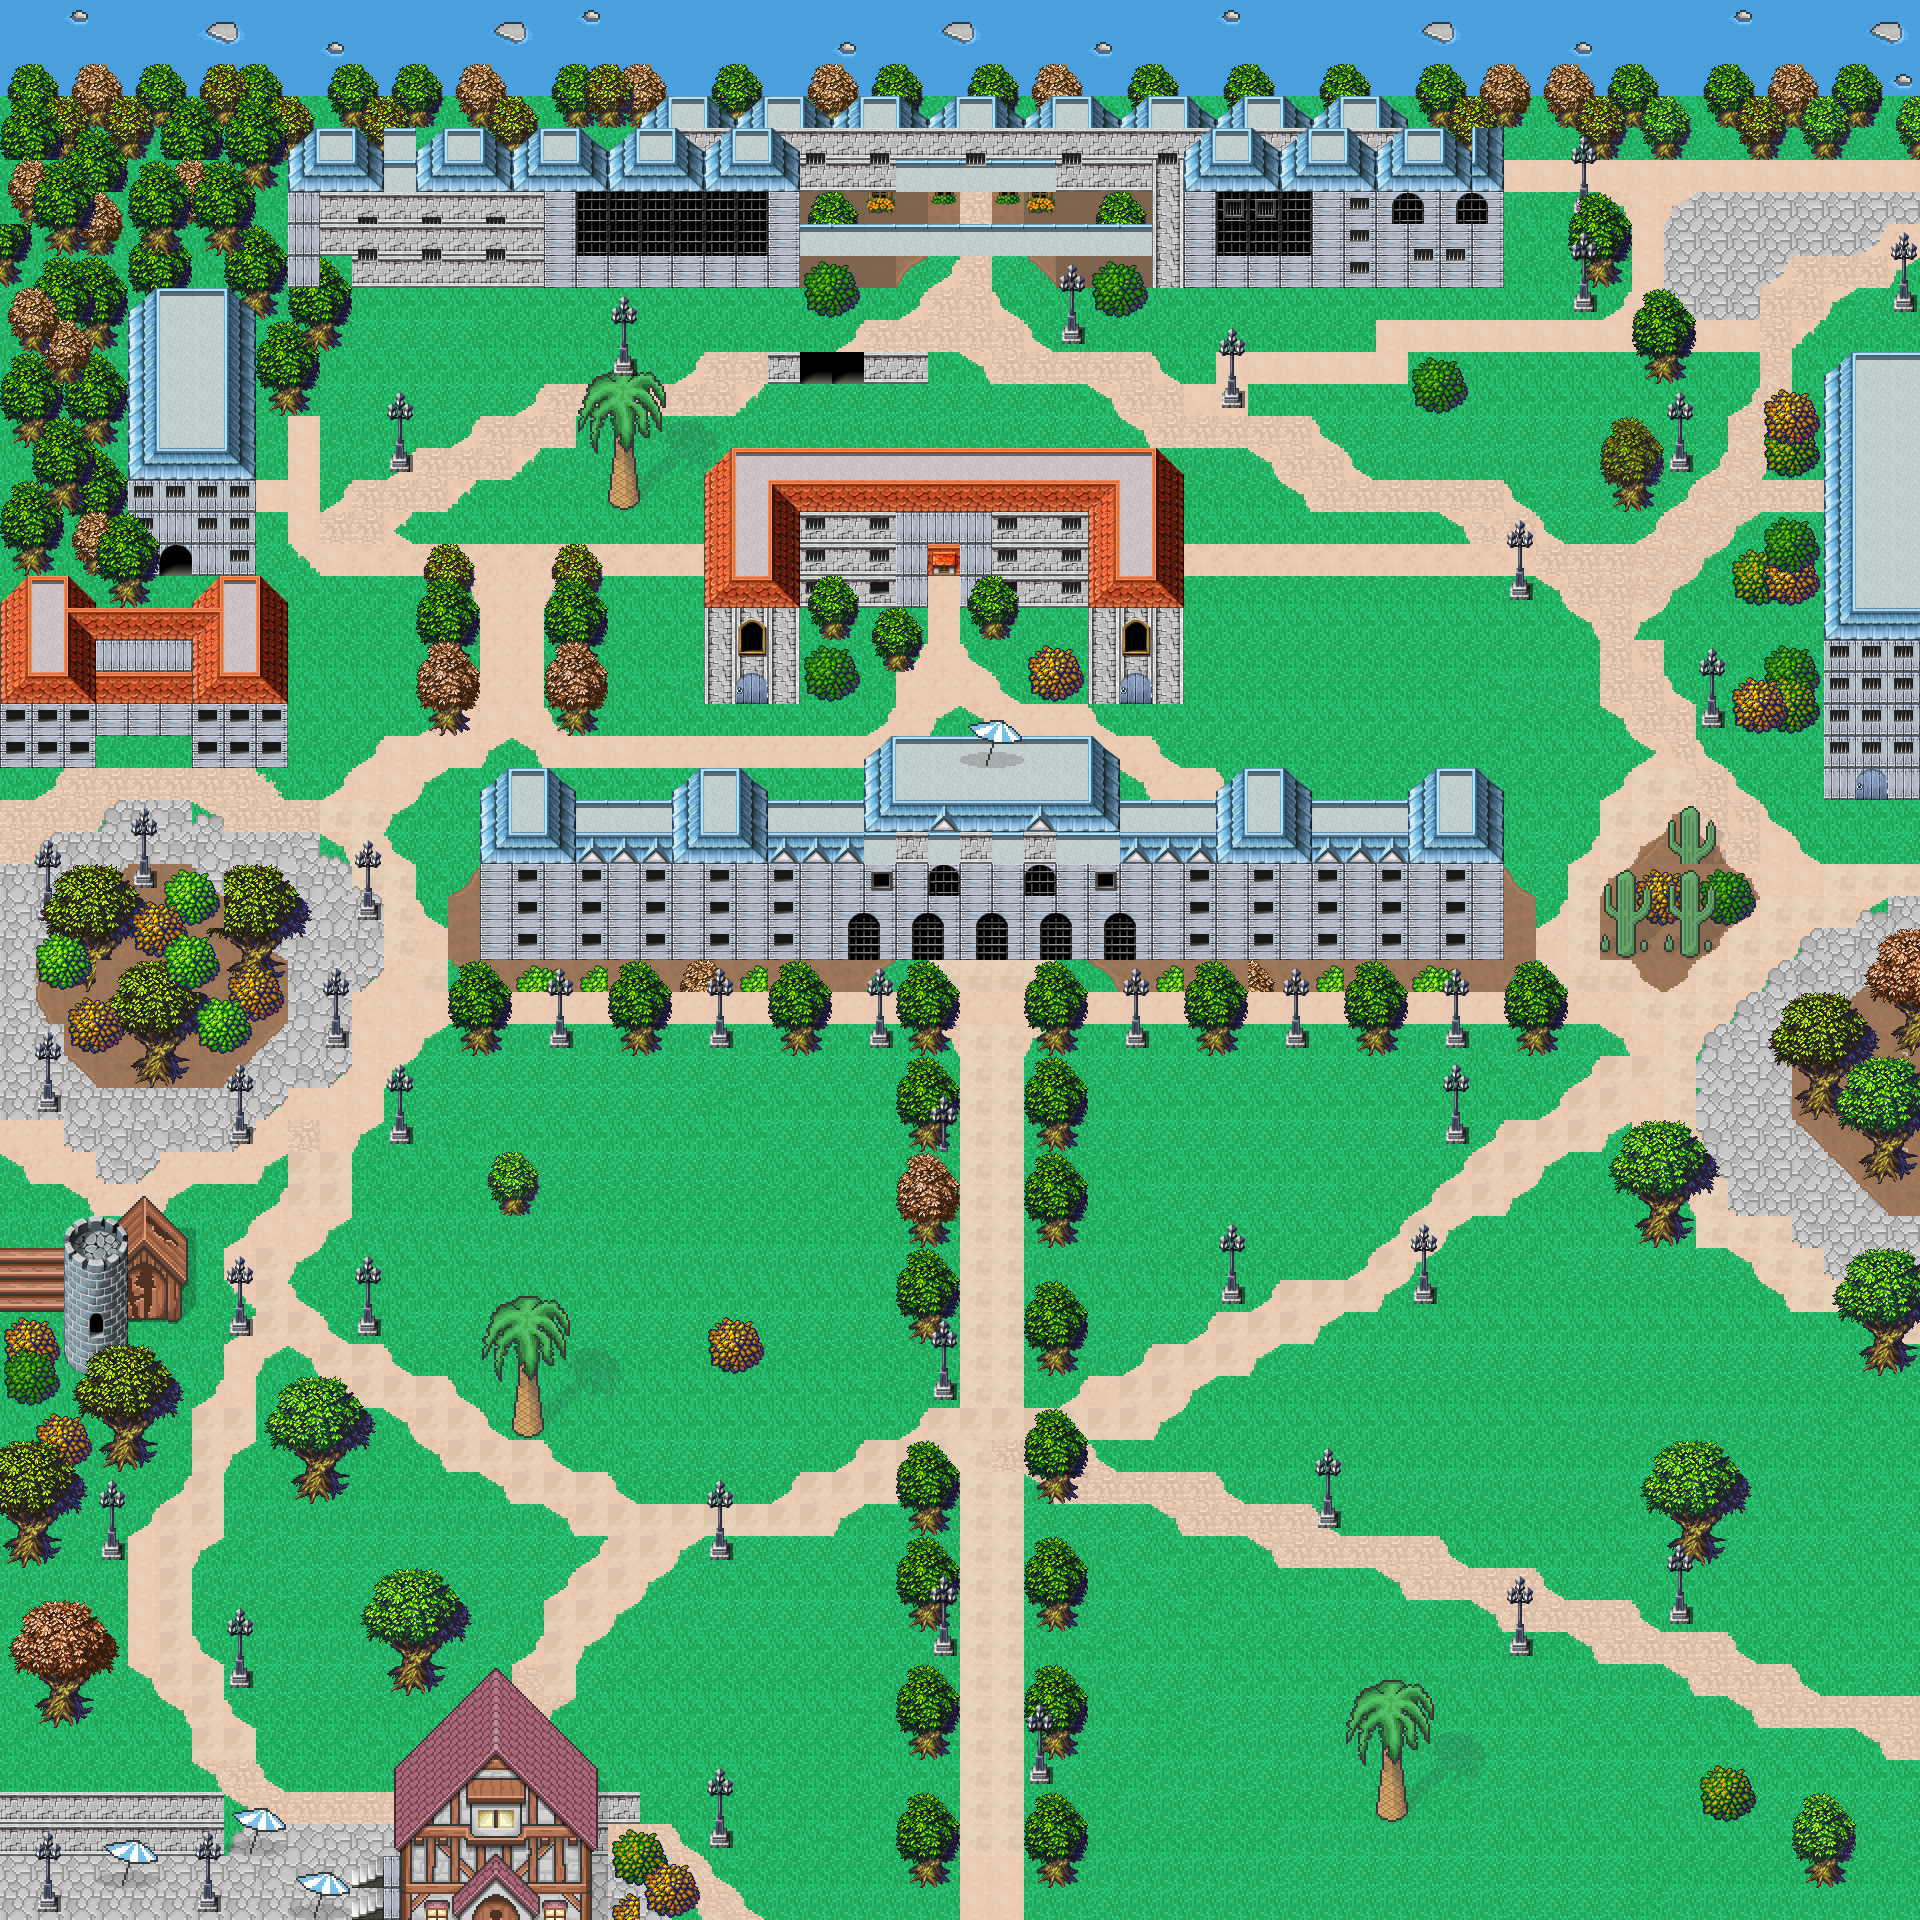

Tiled map render using the project's own tile images. Description and the map definition, with tile-layer contents summarised, below:
An orthogonal 60x60 tile map with 32x32 px tiles, 14 tile layers (bg and sky, trees behind sci, paths, trees behind sci 2, ...), 3 tilesets.

<map version="1.2" tiledversion="1.3.3" orientation="orthogonal" renderorder="right-down" width="60" height="60" tilewidth="32" tileheight="32" infinite="0" nextlayerid="18" nextobjectid="1">
 <tileset firstgid="1" source="tilesheet.tsx" />
 <tileset firstgid="1961" source="tree-variations_0.tsx" />
 <tileset firstgid="2105" source="vx-buildingstileset.tsx" />
 <layer id="1" name="bg and sky" width="60" height="60">
  <data>[3600 cells, 3600 non-empty, 15 distinct tile ids]</data>
 </layer>
 <layer id="2" name="trees behind sci" width="60" height="60">
  <data>[3600 cells, 96 non-empty, 8 distinct tile ids]</data>
 </layer>
 <layer id="9" name="paths" width="60" height="60">
  <data>[3600 cells, 977 non-empty, 48 distinct tile ids]</data>
 </layer>
 <layer id="3" name="trees behind sci 2" width="60" height="60">
  <data>[3600 cells, 198 non-empty, 34 distinct tile ids]</data>
 </layer>
 <layer id="4" name="sci" width="60" height="60">
  <data>[3600 cells, 261 non-empty, 38 distinct tile ids]</data>
 </layer>
 <layer id="7" name="sci 2" width="60" height="60">
  <data>[3600 cells, 90 non-empty, 33 distinct tile ids]</data>
 </layer>
 <layer id="8" name="sci 3" width="60" height="60">
  <data>[3600 cells, 118 non-empty, 33 distinct tile ids]</data>
 </layer>
 <layer id="10" name="kohlberg" width="60" height="60">
  <data>[3600 cells, 176 non-empty, 44 distinct tile ids]</data>
 </layer>
 <layer id="11" name="kohlberg 2" width="60" height="60">
  <data>[3600 cells, 43 non-empty, 9 distinct tile ids]</data>
 </layer>
 <layer id="12" name="kohlberg 3" width="60" height="60">
  <data>[3600 cells, 123 non-empty, 52 distinct tile ids]</data>
 </layer>
 <layer id="13" name="parrish" width="60" height="60">
  <data>[3600 cells, 284 non-empty, 57 distinct tile ids]</data>
 </layer>
 <layer id="14" name="parrish 2" width="60" height="60">
  <data>[3600 cells, 236 non-empty, 73 distinct tile ids]</data>
 </layer>
 <layer id="15" name="parrish 3" width="60" height="60">
  <data>[3600 cells, 283 non-empty, 67 distinct tile ids]</data>
 </layer>
 <layer id="16" name="sharples" width="60" height="60">
  <data>[3600 cells, 255 non-empty, 134 distinct tile ids]</data>
 </layer>
</map>
